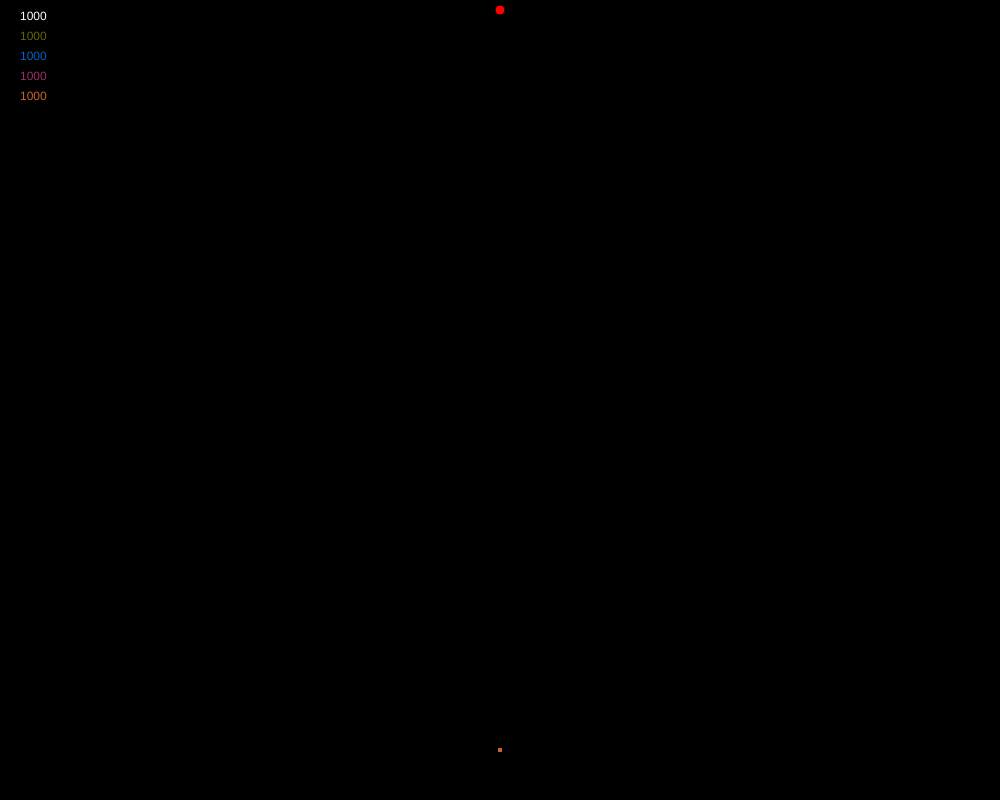
Frame 1 (no input)
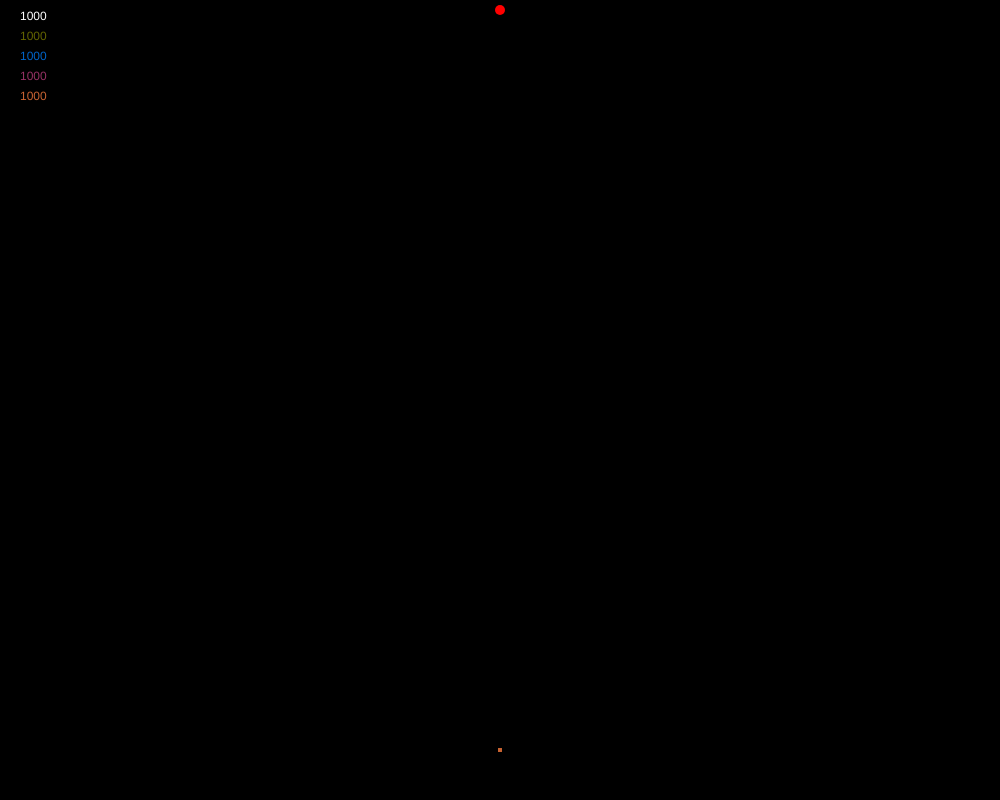
Frame 60 (no input)
Frame 120 (the mouse pressed at the canvas centre since frame 60): identical to frame 60, image omitted

The p5.js sketch that drew these frames (run headless with seeded random() and noise() and a simulated clock; from frame 60 on, the mouse is pressed at the canvas centre):

// p5.js sketch
// ── sketch.js
let test;
let populations=[]
let target
let deadCount=0;
let obstacles=[];
let circles=[]
let box;
let slider;
let obstacle;
let mutationRate;
let count=0;

function setup() {
createCanvas(1000,800);
//test = new Population(500);
for(let i=0;i<5;i++) {
  populations[i]= new Population(100);
}
console.log(populations)
target = createVector(width/2,10)
slider = createSlider(1,50,1);
mutationRate = createSlider(1,50,1);
box = createCheckbox('start')
box.checked(false)

}

function draw() {

background(0);
fill(255,0,0)
ellipse(target.x,target.y,10,10)

for(let i=0;i<slider.value();i++) {
  for(let i=0;i<populations.length;i++) {
if(populations[i].allDotsDead()) {

  populations[i].calculateFitness();
  populations[i].naturalSelection(0.2);
  populations[i].mutateDemBabies(mutationRate.value()/200,1)

}else {

  for(let obs of obstacles) {
    obs.hits();
    obs.show()
  }
  for(let c of circles) {
    c.hits();
    c.show()
  }
  if(box.checked())
populations[i].update();
}
}
}
for(let i=0;i<populations.length;i++) {
if(i==0) {
fill(255)
text(populations[0].minstep,20,20)
}
if(i==1){
fill(100,100,0)
text(populations[1].minstep,20,40)
}
if(i==2) {
fill(0,100,200)
text(populations[2].minstep,20,60)
}
if(i==3) {
fill(150,50,100)
text(populations[3].minstep,20,80)
}
if(i==4){
fill(200,100,50)
text(populations[4].minstep,20,100)
}
populations[i].show();
}


if(obstacle!=null) {
  let v = createVector(obstacle.x1,obstacle.y1)
  let m = createVector(mouseX,mouseY)
  let angle = -m.sub(v).heading()
  obstacle.angle=angle;
  obstacle.x2=dist(mouseX,mouseY,obstacle.x1,obstacle.y1)
  obstacle.show();
}

}

function keyTyped() {
  if(count==1 && key===  ' ') {
  obstacles.push(obstacle)
  count=-1;
  obstacle=null;
}
  if(count==0  && key=== ' ') {
  obstacle = new Obstacle(mouseX,mouseY,200,20,0,populations)
}
count++;
}

// ── Brain.js
class Brain {
  constructor() {
    this.directions = []
    this.step=0;
    this.randomize();

  }

randomize() {
  for(let i=0;i<1000;i++) {
  let x=random(2)-1;
  let y=random(2)-1;
  this.directions[i]=createVector(x,y)
  }
}

clone() {
  let clone = new Brain();
   for(let i=0;i<this.directions.length;i++) {
     clone.directions[i]=this.directions[i].copy();
   }
   return clone;
}


mutate(mutationRate) {
   for(let i=0;i<this.directions.length;i++) {
   let num = random(1)
   if(num<mutationRate) {
     let x=random(2)-1;
     let y=random(2)-1;
     this.directions[i]=createVector(x,y)
   }
 }
 }
}

// ── Dot.js
class Dot {
constructor() {
this.pos = createVector(width/2,height-50);
this.vel = createVector(0,0);
this.acc = createVector(0,0);
this.brain = new Brain();
this.dead=false;
this.reachedGoal=false;
this.dist=Infinity;
this.fitness=0;
this.isBest=false;
}

show() {

  if(this.isBest) {
    push()
    //fill(0,255,0);
    ellipse(this.pos.x,this.pos.y,8,8)
    pop()
  }else {
  noStroke();
  ellipse(this.pos.x,this.pos.y,4,4)
}
}

move() {
  if(this.brain.directions.length>this.brain.step) {
  this.acc=this.brain.directions[this.brain.step];
  this.brain.step++;
} else {
  this.dead = true;
}
  this.vel.add(this.acc);
  this.vel.limit(5)
  this.pos.add(this.vel);
}

update() {
  if(!this.dead && !this.reachedGoal) {
    this.move();
    this.dist = target.dist(this.pos);
    if(this.pos.x<2 || this.pos.y<2 || this.pos.x>width-2 || this.pos.y>height-2) {
      this.dead = true;
    } else if(this.dist<5) {
      this.reachedGoal=true;
    }
  }
}

calculateFitness(){
if(this.reachedGoal) {
    this.fitness=1/16 + 10000/(this.brain.step*this.brain.step)
  }else {
    this.fitness = 1/(this.dist*this.dist)
  }
}
// crossover(parent) {
//   let child = new Dot();
//   for(let i=0;i<this.brain.directions.length;i++) {
//     if(random(1)>0.5)
//     child.brain.directions.push(this.brain.directions[i]);
//     else   child.brain.directions.push(parent.brain.directions[i]);
//   }
//   return child;
// }
gimmeBaby() {
  let baby = new Dot();
  baby.brain = this.brain.clone();
  return baby;
}
}

// ── Obstacle.js
class Obstacle {
  constructor(x1,y1,x2,y2,angle,pop) {
    this.x1=x1;
    this.y1=y1;
    this.x2=x2;
    this.y2=y2;
    this.angle=angle;
    this.pop=pop;
  }
hits() {

for(let j=0;j<this.pop.length;j++) {
  for(let i=0;i<this.pop[j].dots.length;i++) {
  let x = cos(this.angle)*(this.pop[j].dots[i].pos.x - this.x1) - sin(this.angle)*(this.pop[j].dots[i].pos.y- this.y1) + this.x1
  let y = sin(this.angle)*(this.pop[j].dots[i].pos.x - this.x1) + cos(this.angle)*(this.pop[j].dots[i].pos.y- this.y1)+  this.y1
    if(x<this.x1 + this.x2 && x>this.x1 && y<this.y1 + this.y2 && y>this.y1) {
        this.pop[j].dots[i].dead=true;
      }
  }
}
}
  show() {
    push()
    translate(this.x1,this.y1 )
    rotate(-this.angle)
    fill(0,50,255,150)
    rect(0,0,this.x2,this.y2)
    pop()
  }
}

class Circle {
  constructor(x,y,r,pop) {
  this.pos=createVector(x,y);
  this.r=r;
  this.pop=pop;
}
hits() {
  for(let i=0;i<this.pop.dots.length;i++) {
    if(this.pop.dots[i].pos.dist(this.pos)<this.r/2) {
        this.pop.dots[i].dead=true;
      }
  }
}
  show() {
    fill(0,50,255,150)
  ellipse(this.pos.x,this.pos.y,this.r,this.r);
  }
}

// ── Population.js

class Population {
constructor(size) {
this.minstep=1000;
this.bestDot=0;
this.fitnessSum=0;
this.gen=1;
this.dots = [];
for(let i =0;i<size;i++) {
  this.dots[i]=new Dot();
}
}

show() {
  for(let i=0;i<this.dots.length;i++) {
    this.dots[i].show();
  }
}
update() {
  for(let i=0;i<this.dots.length;i++) {
    if(this.dots[i].brain.step>1000)
    this.dots[i].dead=true;
    else
    this.dots[i].update()
  }
}
calculateFitness() {
  for(let i=0;i<this.dots.length;i++) {
    this.dots[i].calculateFitness()
  }
}
allDotsDead() {
  for(let i=0;i<this.dots.length;i++) {
    if(!this.dots[i].dead && !this.dots[i].reachedGoal) {
      return false;
    }
  }
  return true;
}

sumFitness(){
  this.fitnessSum=0;
  for(let i =0;i<this.dots.length;i++) {
  this.fitnessSum+=this.dots[i].fitness;
  }
}
naturalSelection(crossoverRate) {
  let newDots = []
  this.setbestDot();
  this.sumFitness();

  newDots[0]=this.dots[this.bestDot].gimmeBaby();
  newDots[0].isBest = true;
  for(let i =1;i<this.dots.length;i++) {
  let parent1 = this.selectParent();
  newDots[i]=parent1.gimmeBaby()
  }
  this.dots = newDots;
  this.gen++;
  console.log('new generation')
}
selectParent() {
  let rand = random(this.fitnessSum);
  let runningSum=0;
  for(let i =0;i<this.dots.length;i++) {
    runningSum+=this.dots[i].fitness;
    if(runningSum>rand){
      return this.dots[i]
    }
}
return null;
}

mutateDemBabies(mutationRate,populationMutRate) {
  for(let i =1;i<this.dots.length;i++) {
    if(random(1)<populationMutRate)
    this.dots[i].brain.mutate(mutationRate);
  }
}
setbestDot() {
  let max=0;
  let maxIndex=0;
  for(let i =0;i<this.dots.length;i++) {
    if(this.dots[i].fitness>max) {
      max = this.dots[i].fitness;
      maxIndex=i;
    }
  }
this.bestDot=maxIndex;
if(this.dots[this.bestDot].reachedGoal) {
  this.minstep = this.dots[this.bestDot].brain.step;
}
}
}
